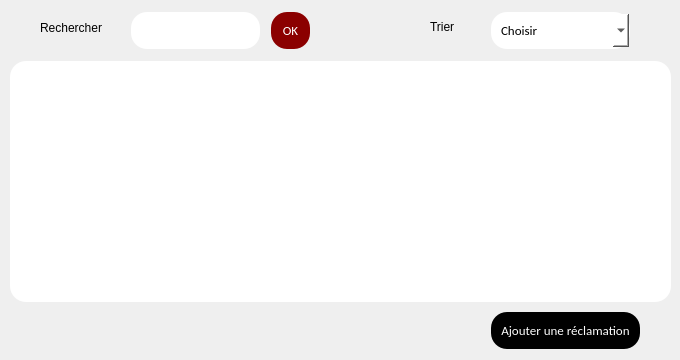
     <widget class="QWidget" name="page_13">
      <widget class="QTableView" name="tableView_4">
       <property name="geometry">
        <rect>
         <x>10</x>
         <y>61</y>
         <width>661</width>
         <height>241</height>
        </rect>
       </property>
       <property name="styleSheet">
        <string notr="true">background-color:white;
border-radius:16px</string>
       </property>
      </widget>
      <widget class="QLabel" name="label_77">
       <property name="geometry">
        <rect>
         <x>40</x>
         <y>20</y>
         <width>81</width>
         <height>16</height>
        </rect>
       </property>
       <property name="text">
        <string>Rechercher</string>
       </property>
      </widget>
      <widget class="QLineEdit" name="lineEdit_60">
       <property name="geometry">
        <rect>
         <x>130</x>
         <y>10</y>
         <width>131</width>
         <height>41</height>
        </rect>
       </property>
       <property name="styleSheet">
        <string notr="true">background-color: white	;
  border: none;
  color: black;
  padding: 10px;
  text-align: center;
  text-decoration: none;
font-family:calibri;
  display: inline-block;
  font-size: 13px;
  margin: 2px 1px;
  border-radius : 16px;</string>
       </property>
      </widget>
      <widget class="QComboBox" name="comboBox_12">
       <property name="geometry">
        <rect>
         <x>490</x>
         <y>10</y>
         <width>141</width>
         <height>41</height>
        </rect>
       </property>
       <property name="styleSheet">
        <string notr="true">background-color: white	;
  border: none;
  color: black;
  padding: 10px;
  text-align: center;
  text-decoration: none;
font-family:calibri;
  display: inline-block;
  font-size: 13px;
  margin: 2px 1px;
  border-radius : 16px;</string>
       </property>
       <item>
        <property name="text">
         <string>Choisir</string>
        </property>
       </item>
       <item>
        <property name="text">
         <string>Alphabeutique</string>
        </property>
       </item>
      </widget>
      <widget class="QLabel" name="label_78">
       <property name="geometry">
        <rect>
         <x>430</x>
         <y>20</y>
         <width>47</width>
         <height>13</height>
        </rect>
       </property>
       <property name="text">
        <string>Trier</string>
       </property>
      </widget>
      <widget class="QPushButton" name="pushButton_29">
       <property name="geometry">
        <rect>
         <x>270</x>
         <y>10</y>
         <width>41</width>
         <height>41</height>
        </rect>
       </property>
       <property name="styleSheet">
        <string notr="true">background-color: #8B0000	;
  border: none;
  color: white;
  padding: 10px;
  text-align: center;
  text-decoration: none;
font-family:calibri;
  display: inline-block;
  font-size: 13px;
  margin: 2px 1px;
  border-radius : 16px;</string>
       </property>
       <property name="text">
        <string>OK</string>
       </property>
      </widget>
      <widget class="QPushButton" name="pushButton_30">
       <property name="geometry">
        <rect>
         <x>490</x>
         <y>310</y>
         <width>151</width>
         <height>41</height>
        </rect>
       </property>
       <property name="styleSheet">
        <string notr="true">background-color: black	;
  border: none;
  color: white;
  padding: 10px;
  text-align: center;
  text-decoration: none;
font-family:calibri;
  display: inline-block;
  font-size: 13px;
  margin: 2px 1px;
  border-radius : 16px;</string>
       </property>
       <property name="text">
        <string>Ajouter une réclamation</string>
       </property>
      </widget>
     </widget>
